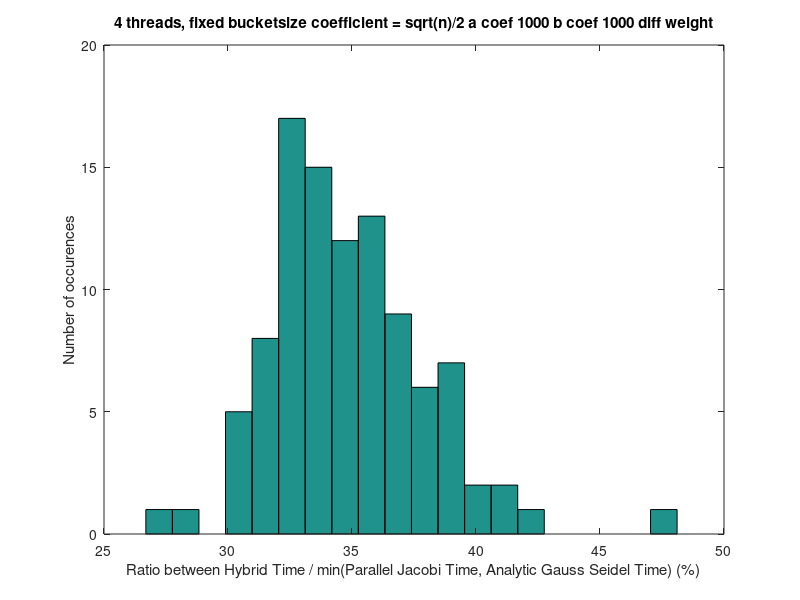

The MATLAB source for this figure:
function [] = hibrid_hist_generic ()
bsz_coef =  [36.3553, 36.3553, 36.3553, 36.3553, 36.3553, 36.3553, 36.3553, 36.3553, 36.3553, 36.3553, 36.3553, 36.3553, 36.3553, 36.3553, 36.3553, 36.3553, 36.3553, 36.3553, 36.3553, 36.3553, 36.3553, 36.3553, 36.3553, 36.3553, 36.3553, 36.3553, 36.3553, 36.3553, 36.3553, 36.3553, 36.3553, 36.3553, 36.3553, 36.3553, 36.3553, 36.3553, 36.3553, 36.3553, 36.3553, 36.3553, 36.3553, 36.3553, 36.3553, 36.3553, 36.3553, 36.3553, 36.3553, 36.3553, 36.3553, 36.3553, 36.3553, 36.3553, 36.3553, 36.3553, 36.3553, 36.3553, 36.3553, 36.3553, 36.3553, 36.3553, 36.3553, 36.3553, 36.3553, 36.3553, 36.3553, 36.3553, 36.3553, 36.3553, 36.3553, 36.3553, 36.3553, 36.3553, 36.3553, 36.3553, 36.3553, 36.3553, 36.3553, 36.3553, 36.3553, 36.3553, 36.3553, 36.3553, 36.3553, 36.3553, 36.3553, 36.3553, 36.3553, 36.3553, 36.3553, 36.3553, 36.3553, 36.3553, 36.3553, 36.3553, 36.3553, 36.3553, 36.3553, 36.3553, 36.3553, 36.3553] ;
pasi_jacobi =  [] ;
pasi_gauss_seidel =  [] ;
pasi_jacobi_parallel =  [131, 118, 129, 122, 115, 132, 102, 132, 140, 134, 125, 124, 121, 129, 116, 142, 120, 162, 139, 122, 132, 122, 126, 124, 121, 141, 119, 144, 125, 115, 128, 127, 117, 141, 101, 132, 125, 137, 110, 121, 126, 167, 130, 118, 122, 155, 122, 132, 136, 141, 111, 130, 130, 102, 127, 137, 133, 133, 146, 131, 139, 120, 158, 119, 112, 112, 115, 116, 108, 124, 121, 119, 113, 135, 145, 147, 126, 135, 125, 143, 122, 141, 109, 105, 128, 105, 116, 135, 114, 135, 129, 157, 143, 131, 139, 111, 125, 114, 121, 111] ;
pasi_gauss_seidel_analytic =  [84, 76, 83, 79, 77, 85, 70, 82, 86, 87, 78, 81, 79, 84, 77, 88, 80, 96, 88, 78, 85, 79, 76, 82, 75, 85, 78, 89, 81, 77, 82, 82, 75, 86, 67, 85, 76, 86, 73, 74, 82, 97, 83, 77, 80, 94, 80, 83, 84, 87, 72, 84, 82, 66, 81, 86, 83, 85, 90, 81, 84, 74, 93, 76, 74, 73, 73, 76, 72, 79, 81, 80, 74, 83, 89, 90, 81, 85, 80, 90, 81, 86, 73, 67, 83, 71, 76, 84, 74, 83, 80, 95, 89, 80, 87, 70, 81, 77, 79, 75] ;
pasi_hibrid =  [45, 37, 45, 43, 44, 46, 37, 42, 44, 47, 43, 45, 40, 44, 42, 46, 44, 43, 46, 42, 45, 45, 37, 45, 37, 44, 38, 46, 45, 44, 44, 44, 37, 45, 37, 46, 40, 44, 41, 36, 43, 47, 45, 38, 45, 47, 45, 44, 42, 46, 37, 45, 44, 35, 45, 46, 44, 45, 45, 43, 43, 36, 47, 41, 42, 37, 37, 38, 37, 43, 46, 42, 43, 45, 47, 46, 45, 45, 43, 47, 40, 45, 43, 34, 42, 39, 39, 45, 39, 44, 40, 47, 46, 41, 46, 36, 45, 43, 44, 43] ;
pasi_hibrid_entropy =  [] ;
timp_jacobi =  [] ;
timp_gauss_seidel =  [] ;
timp_jacobi_parallel =  [21.0682, 18.7302, 20.2404, 19.2844, 18.4643, 21.0403, 16.4139, 21.3437, 21.7971, 21.463, 20.2086, 20.0085, 19.3977, 21.696, 18.6339, 23.0581, 19.3763, 26.1947, 22.8232, 19.3851, 21.4852, 21.9848, 19.8582, 19.5713, 19.3211, 22.4332, 18.9365, 22.802, 19.8153, 18.4551, 20.2936, 19.9271, 18.4265, 22.5404, 15.9525, 20.8043, 19.8222, 22.1738, 17.3207, 18.9217, 20.5735, 26.7826, 20.4884, 18.6331, 19.0954, 24.7022, 19.1497, 21.101, 22.4033, 22.344, 17.6121, 20.8822, 20.2065, 16.1654, 19.977, 24.3492, 20.6697, 20.8778, 23.0658, 21.2362, 22.0478, 18.848, 24.8089, 18.7489, 17.9758, 17.5977, 18.7662, 18.8157, 17.3569, 19.5728, 18.9158, 19.2385, 17.7855, 21.3373, 23.1242, 23.3621, 20.0113, 21.5696, 19.6998, 22.6311, 19.1864, 22.4321, 17.3831, 16.6075, 20.8502, 16.6586, 18.2017, 21.1739, 18.2768, 21.9423, 20.1303, 24.9199, 22.4182, 20.6917, 21.958, 17.7574, 19.475, 17.8898, 18.8549, 17.9752] ;
timp_gauss_seidel_analytic =  [25.8838, 23.8368, 25.4124, 24.544, 23.6189, 26.0978, 21.7441, 25.3361, 26.2742, 26.3789, 24.2977, 24.9274, 24.1832, 25.2888, 23.4719, 26.9147, 24.0831, 30.4769, 27.9863, 23.7949, 26.8128, 25.3048, 23.2419, 24.9948, 22.8237, 26.0005, 23.7602, 27.0865, 24.7541, 23.6922, 25.355, 24.9284, 22.9176, 26.6635, 20.4243, 26.1146, 23.196, 26.3124, 22.2056, 22.4889, 25.4478, 29.403, 25.4559, 23.7624, 24.1152, 28.3678, 24.2593, 25.4287, 25.8019, 26.322, 22.2763, 26.333, 25.0486, 20.0154, 24.4513, 26.509, 24.9725, 25.912, 27.2652, 24.9195, 26.1264, 22.5875, 28.478, 23.0361, 23.1749, 21.9776, 23.2752, 23.1004, 21.9864, 24.4465, 24.9681, 24.5439, 22.4556, 25.217, 27.2314, 28.0152, 24.648, 26.2017, 24.5418, 27.5733, 24.7299, 26.4812, 22.5728, 20.4442, 25.8871, 21.8677, 23.3034, 25.4587, 23.2059, 25.3507, 24.3658, 28.9485, 27.21, 24.1283, 26.4607, 21.4535, 24.6944, 23.5351, 24.2693, 23.2866] ;
timp_hibrid =  [7.43785, 6.05534, 7.23361, 7.09303, 7.1256, 7.42561, 6.83113, 6.84559, 7.93968, 7.76584, 7.22172, 7.45012, 6.61275, 7.15158, 6.92406, 7.3052, 7.01567, 6.99048, 7.65726, 6.76371, 7.36427, 7.83565, 6.11417, 7.20794, 6.09153, 7.1689, 6.12545, 7.5608, 7.28447, 7.16641, 7.12795, 7.24031, 6.09725, 7.35155, 6.31644, 7.61623, 6.44741, 7.23207, 6.51589, 5.86001, 6.98168, 7.71321, 7.31266, 6.23546, 7.2636, 7.55863, 7.24534, 7.14639, 6.76814, 7.35393, 6.36999, 7.29153, 7.05842, 5.64232, 9.61076, 7.56689, 6.99368, 7.39102, 7.251, 6.93835, 6.98791, 5.84999, 7.77832, 6.61569, 7.03967, 6.10928, 6.13643, 6.16557, 5.95645, 6.97552, 7.46915, 6.76148, 7.10073, 7.13823, 7.73533, 7.58105, 7.60572, 7.2871, 7.07493, 7.71273, 6.7638, 8.33886, 7.08329, 5.59158, 6.88072, 6.34502, 6.29819, 7.20759, 7.71032, 7.10253, 6.50936, 7.47598, 7.85739, 6.68119, 7.33575, 5.92391, 7.69864, 6.88982, 7.07614, 7.01854] ;
timp_hibrid_entropy =  [] ;
  
  n = length(bsz_coef);
  
  procentaje_timp = [];
  procentaje_pasi = [];
  
  for i = 1:n
    procentaje_timp(end+1) = timp_hibrid(i) / min(timp_jacobi_parallel(i), timp_gauss_seidel_analytic(i)) * 100;
    procentaje_pasi(end+1) = pasi_hibrid(i) / min(pasi_jacobi_parallel(i), pasi_gauss_seidel_analytic(i)) * 100;
  endfor    
    
  hist(procentaje_timp, 20);
  
  title("4 threads, fixed bucketsize coefficient = sqrt(n)/2 a coef 1000 b coef 1000 diff weight");
  xlabel("Ratio between Hybrid Time / min(Parallel Jacobi Time, Analytic Gauss Seidel Time) (%)");
  %xlabel("Ratio between Hybrid Steps / min(Parallel Jacobi Steps, Analytic Gauss Seidel Steps) (%)");
  ylabel("Number of occurences");
  
endfunction